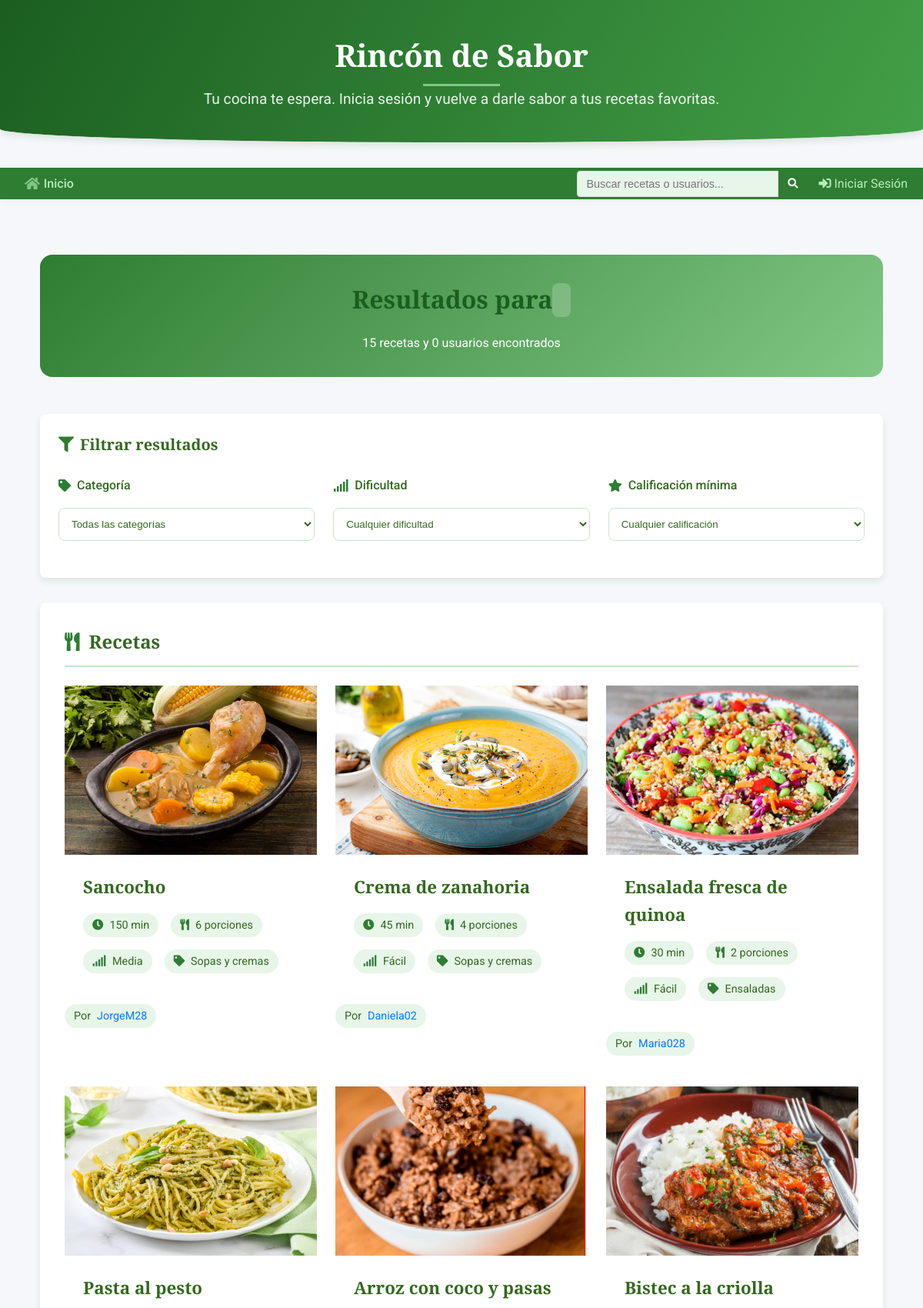
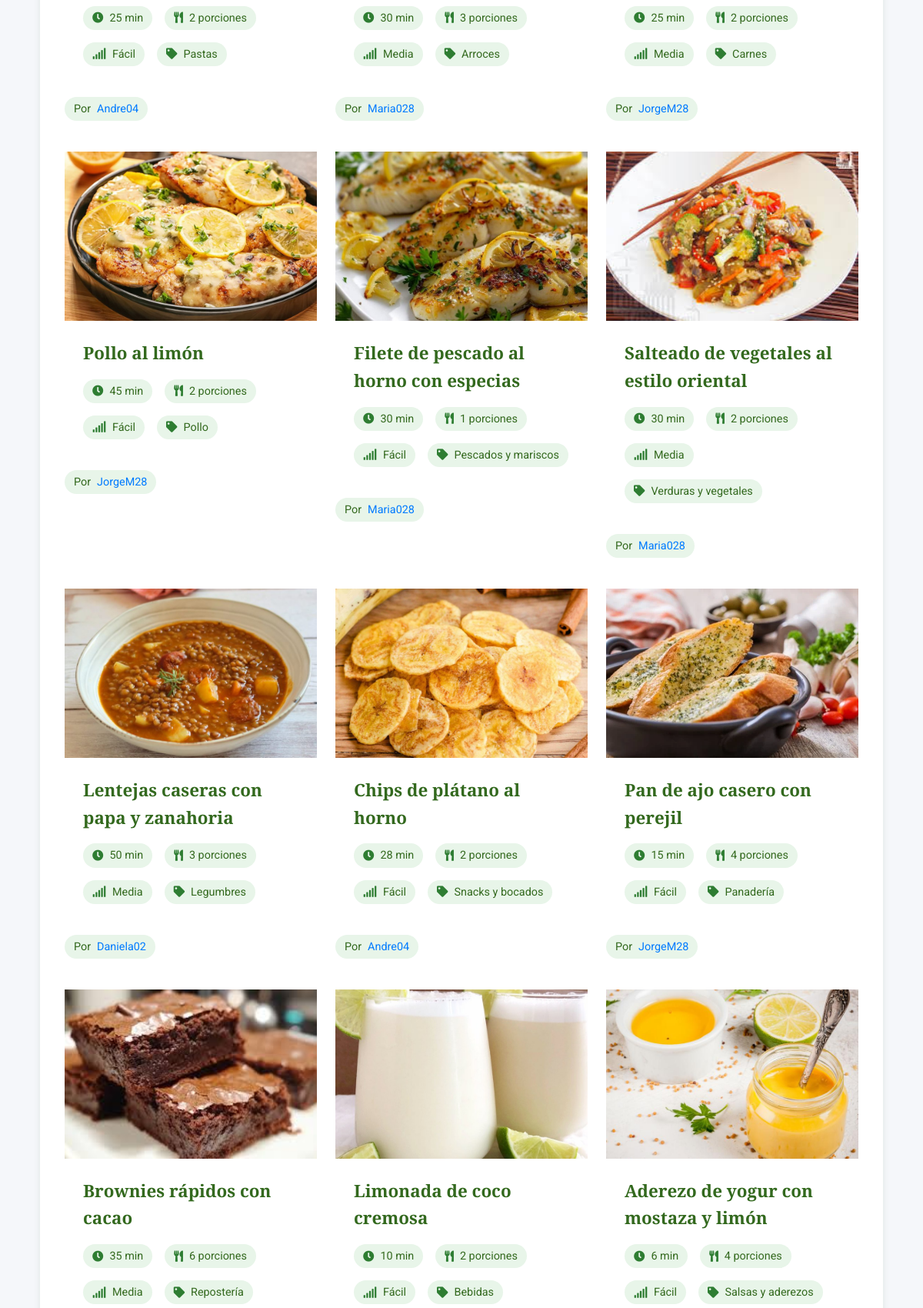
The page /buscar/ (upper part) on the database its author committed (2 pictures, top to bottom).
### post/models.py (models this page shows, shortened)
class Recipe(models.Model):
    DIFFICULTY_CHOICES = [
        ('FACIL', 'Fácil'),
        ('MEDIA', 'Media'),
        ('DIFICIL', 'Difícil'),
    ]
    title = models.CharField(max_length=200, verbose_name='Título')
    ingredients = models.TextField(verbose_name='Ingredientes')
    instructions = models.TextField(verbose_name='Instrucciones')
    prep_time = models.PositiveIntegerField(verbose_name='Tiempo de Preparación (minutos)', default=0)
    cook_time = models.PositiveIntegerField(verbose_name='Tiempo de Cocción (minutos)', default=0)
    servings = models.PositiveIntegerField(verbose_name='Porciones', default=1)
    difficulty = models.CharField(max_length=10, choices=DIFFICULTY_CHOICES, default='MEDIA', verbose_name='Dificultad')
    recipe_image = models.ImageField(upload_to='recipe_pics/', null=True, blank=True, verbose_name='Imagen de la Receta')
    author = models.ForeignKey(User, on_delete=models.CASCADE, verbose_name='Autor')
    category = models.ForeignKey(Category, on_delete=models.SET_NULL, null=True, blank=True, verbose_name='Categoría')
    created_at = models.DateTimeField(auto_now_add=True, verbose_name='Fecha de Creación')
    updated_at = models.DateTimeField(auto_now=True, verbose_name='Última Actualización')
    published = models.BooleanField(default=True, verbose_name='Publicada')
    def total_time(self):
        return self.prep_time + self.cook_time

class Category(models.Model):
    name = models.CharField(max_length=100, unique=True)
    class Meta:
        verbose_name = "Category"
        verbose_name_plural = "Categories"

### post/views.py (the view, shortened to what this page needs)
# urls.py: path('buscar/', views.buscar, name='buscar'),
def buscar(request):
    query = request.GET.get('q', '')
    min_rating = request.GET.get('min_rating', '0')
    difficulty = request.GET.get('difficulty', '')
    categoria_id = request.GET.get('categoria', '')
    if query:
        recetas = Recipe.objects.filter(
            Q(title__icontains=query) |
            Q(ingredients__icontains=query) |
            Q(category__name__icontains=query)
        ).filter(published=True).distinct()
        usuarios = User.objects.filter(username__icontains=query)
    else:
        recetas = Recipe.objects.filter(published=True)
        usuarios = User.objects.none()
    if usuarios:
        usuarios = usuarios.select_related('profile')
    if categoria_id:
        recetas = recetas.filter(category_id=categoria_id)
    if difficulty:
        recetas = recetas.filter(difficulty=difficulty)
    categorias = Category.objects.all()
    return render(request, 'post/resultados_busqueda.html', {
        'query': query,
        'recetas': recetas,
        'usuarios': usuarios,
        'total_recetas': recetas.count(),
        'total_usuarios': usuarios.count(),
        'categorias': categorias,
        'categoria_seleccionada': categoria_id,
        'min_rating': min_rating,
        'difficulty': difficulty,
        'difficulty_choices': Recipe.DIFFICULTY_CHOICES,
    })

### post/templates/post/resultados_busqueda.html (shortened to what this page needs)
{% extends 'post/base.html' %}
{% load static %}
{% block extra_head %}
<link rel="stylesheet" href="{% static 'post/css/search.css' %}">
{% endblock %}
{% block content %}
<div class="search-results-container">
    <div class="search-header">
        <h1>Resultados para <span class="search-query">{{ query }}</span></h1>
        <p>{{ total_recetas }} recetas y {{ total_usuarios }} usuarios encontrados</p>
    </div>
    {% if recetas or usuarios %}
        <div class="search-filters">
            <h3><i class="fas fa-filter"></i> Filtrar resultados</h3>
            <form method="GET" action="{% url 'post:buscar' %}" id="filter-form">
                <div class="filter-row">
                    <div class="filter-group">
                        <label><i class="fas fa-tag"></i> Categoría</label>
                        <select name="categoria" class="filter-select">
                            <option value="">Todas las categorías</option>
                        </select>
                    </div>
                    <div class="filter-group">
                        <label><i class="fas fa-signal"></i> Dificultad</label>
                        <select name="difficulty" class="filter-select">
                            <option value="">Cualquier dificultad</option>
                        </select>
                    </div>
                    <div class="filter-group">
                        <label><i class="fas fa-star"></i> Calificación mínima</label>
                        <select name="min_rating" class="filter-select">
                            <option value="0">Cualquier calificación</option>
                        </select>
                    </div>
                </div>
            </form>
        </div>
        {% if recetas %}
        <div class="search-section">
            <h2 class="section-title"><i class="fas fa-utensils"></i> Recetas</h2>
            <div class="grid-recetas">
                {% for receta in recetas %}
                    <div class="receta-result">
                        {% include "post/includes/recetas_grid.html" with receta=receta %}
                        <div class="receta-meta">
                            <span>Por <a href="{% url 'post:perfil_publico' receta.author.username %}">{{ receta.author.username }}</a></span>
                        </div>
                    </div>
                {% endfor %}
            </div>
        </div>
        {% endif %}
    {% else %}
        <div class="no-results">
            <i class="fas fa-search"></i>
            <h3>No se encontraron resultados</h3>
            <p>Intenta con otros términos de búsqueda o ajusta los filtros</p>
        </div>
    {% endif %}
</div>
{% endblock %}

### post/templates/post/includes/recetas_grid.html
<div class="receta-card">
    {% if receta.recipe_image %}
        <div class="receta-img">
            <img src="{{ receta.recipe_image.url }}" alt="{{ receta.title }}">
        </div>
    {% else %}
        <div class="receta-img no-image">
            <i class="fas fa-utensils"></i>
        </div>
    {% endif %}
    <div class="receta-content">
        <h3 class="receta-title">
            <a href="{% url 'post:detalle_receta' receta.id %}">{{ receta.title }}</a>
        </h3>
        <div class="receta-meta">
            <span><i class="fas fa-clock"></i> {{ receta.total_time }} min</span>
            <span><i class="fas fa-utensils"></i> {{ receta.servings }} porciones</span>
            <span><i class="fas fa-signal"></i> {{ receta.get_difficulty_display }}</span>
            {% if receta.category %}
                <span><i class="fas fa-tag"></i> {{ receta.category.name }}</span>
            {% endif %}
        </div>
    </div>
</div>

### post/static/post/css/base.css (style rules this page uses)
:root { --color-primary: #2E7D32; --color-secondary: #43A047; --color-accent: #00C853; --color-light: #81C784; --color-ultralight: #E8F5E9; --color-dark: #1B5E20; --color-cream: #FFF8E1; --color-brown: #795548; --color-background: #F5F5F5; --color-surface: #FFFFFF; --color-text: #33691E; --color-text-light: #558B2F; --color-border: #C8E6C9; --color-success: #388E3C; --color-warning: #FF9800; --color-danger: #D32F2F; --gradient-primary: linear-gradient(135deg, #2E7D32 0%, #81C784 100%); --gradient-header: linear-gradient(120deg, #1B5E20 0%, #43A047 100%); --gradient-card: linear-gradient(to bottom, #FFFFFF, #F1F8E9); --shadow-sm: 0 2px 4px rgba(0, 70, 0, 0.05); --shadow: 0 4px 8px rgba(0, 70, 0, 0.1); --shadow-lg: 0 8px 16px rgba(0, 70, 0, 0.15); --radius-sm: 0.375rem; --radius: 0.5rem; --radius-lg: 1rem; --radius-xl: 2rem; --font-primary: 'Montserrat', sans-serif; --font-secondary: 'Playfair Display', serif; }
body { font-family: var(--font-primary); background-color: var(--color-ultralight); color: var(--color-text); line-height: 1.6; background-image: url('/static/post/img/leaf-pattern.png'); background-size: 200px; background-blend-mode: overlay; margin: 0; padding: 0; min-height: 100vh; display: flex; flex-direction: column; }
h1, h2, h3, h4, h5, h6 { font-family: var(--font-secondary); color: var(--color-dark); font-weight: 600; }
a { color: var(--color-primary); text-decoration: none; transition: all 0.3s ease; }
.receta-img { height: 220px; overflow: hidden; position: relative; }
.receta-img img { width: 100%; height: 100%; object-fit: cover; transition: transform 0.6s ease; }
.receta-img::after { content: ''; position: absolute; bottom: 0; left: 0; width: 100%; height: 30%; background: linear-gradient(to top, rgba(0,0,0,0.5), transparent); opacity: 0; transition: opacity 0.3s ease; }
.receta-content { padding: 1.5rem; flex-grow: 1; display: flex; flex-direction: column; }
.receta-title { font-size: 1.4rem; margin-bottom: 1rem; font-weight: 600; }
.receta-title a { color: var(--color-text); text-decoration: none; transition: color 0.3s ease; }
.receta-meta { display: flex; flex-wrap: wrap; gap: 1rem; margin-bottom: 1rem; font-size: 0.9rem; }
.receta-meta span { display: flex; align-items: center; gap: 0.5rem; background-color: var(--color-ultralight); padding: 0.25rem 0.75rem; border-radius: var(--radius-xl); color: var(--color-text); }
.receta-meta i { color: var(--color-primary); }
label { display: block; margin-bottom: 0.5rem; color: var(--color-text); font-weight: 500; }
input[type="text"], input[type="email"], input[type="password"], input[type="number"], textarea, select { width: 100%; padding: 0.75rem 1rem; border: 2px solid var(--color-border); border-radius: var(--radius); background-color: var(--color-ultralight); color: var(--color-text); font-family: var(--font-primary); transition: all 0.3s ease; }
.grid-recetas { display: grid; grid-template-columns: repeat(auto-fill, minmax(300px, 1fr)); gap: 2rem; }

### post/templates/post/base.html (style rules this page uses)
:root { --primary-color: #007bff; --secondary-color: #6c757d; --dark-color: #333; --light-color: #f8f9fa; --danger-color: #dc3545; --success-color: #28a745; }
* { margin: 0; padding: 0; box-sizing: border-box; }
body { font-family: 'Roboto', sans-serif; line-height: 1.6; background-color: #f5f7fa; color: #333; }
h1, h2, h3, h4, h5, h6 { font-family: 'Playfair Display', serif; }
a { text-decoration: none; color: var(--primary-color); }

### rows shown on the page
Recipe: recipe_image (picture), title "Sancocho", total_time "150", servings "6", difficulty "Media", category.name "Sopas y cremas", author.username "JorgeM28"
Recipe: recipe_image (picture), title "Crema de zanahoria", total_time "45", servings "4", difficulty "Fácil", category.name "Sopas y cremas", author.username "Daniela02"
Recipe: recipe_image (picture), title "Ensalada fresca de quinoa", total_time "30", servings "2", difficulty "Fácil", category.name "Ensaladas", author.username "Maria028"
Recipe: recipe_image (picture), title "Pasta al pesto", total_time "25", servings "2", difficulty "Fácil", category.name "Pastas", author.username "Andre04"
Recipe: recipe_image (picture), title "Arroz con coco y pasas", total_time "30", servings "3", difficulty "Media", category.name "Arroces", author.username "Maria028"
Recipe: recipe_image (picture), title "Bistec a la criolla", total_time "25", servings "2", difficulty "Media", category.name "Carnes", author.username "JorgeM28"
Recipe: recipe_image (picture), title "Pollo al limón", total_time "45", servings "2", difficulty "Fácil", category.name "Pollo", author.username "JorgeM28"
Recipe: recipe_image (picture), title "Filete de pescado al horno con especias", total_time "30", servings "1", difficulty "Fácil", category.name "Pescados y mariscos", author.username "Maria028"
Recipe: recipe_image (picture), title "Salteado de vegetales al estilo oriental", total_time "30", servings "2", difficulty "Media", category.name "Verduras y vegetales", author.username "Maria028"
Recipe: recipe_image (picture), title "Lentejas caseras con papa y zanahoria", total_time "50", servings "3", difficulty "Media", category.name "Legumbres", author.username "Daniela02"
Recipe: recipe_image (picture), title "Chips de plátano al horno", total_time "28", servings "2", difficulty "Fácil", category.name "Snacks y bocados", author.username "Andre04"
Recipe: recipe_image (picture), title "Pan de ajo casero con perejil", total_time "15", servings "4", difficulty "Fácil", category.name "Panadería", author.username "JorgeM28"
Recipe: recipe_image (picture), title "Brownies rápidos con cacao", total_time "35", servings "6", difficulty "Media", category.name "Repostería"
Recipe: recipe_image (picture), title "Limonada de coco cremosa", total_time "10", servings "2", difficulty "Fácil", category.name "Bebidas"
Recipe: recipe_image (picture), title "Aderezo de yogur con mostaza y limón", total_time "6", servings "4", difficulty "Fácil", category.name "Salsas y aderezos"

### other values the page prints
{{ total_recetas }} "15"
{{ total_usuarios }} "0"
